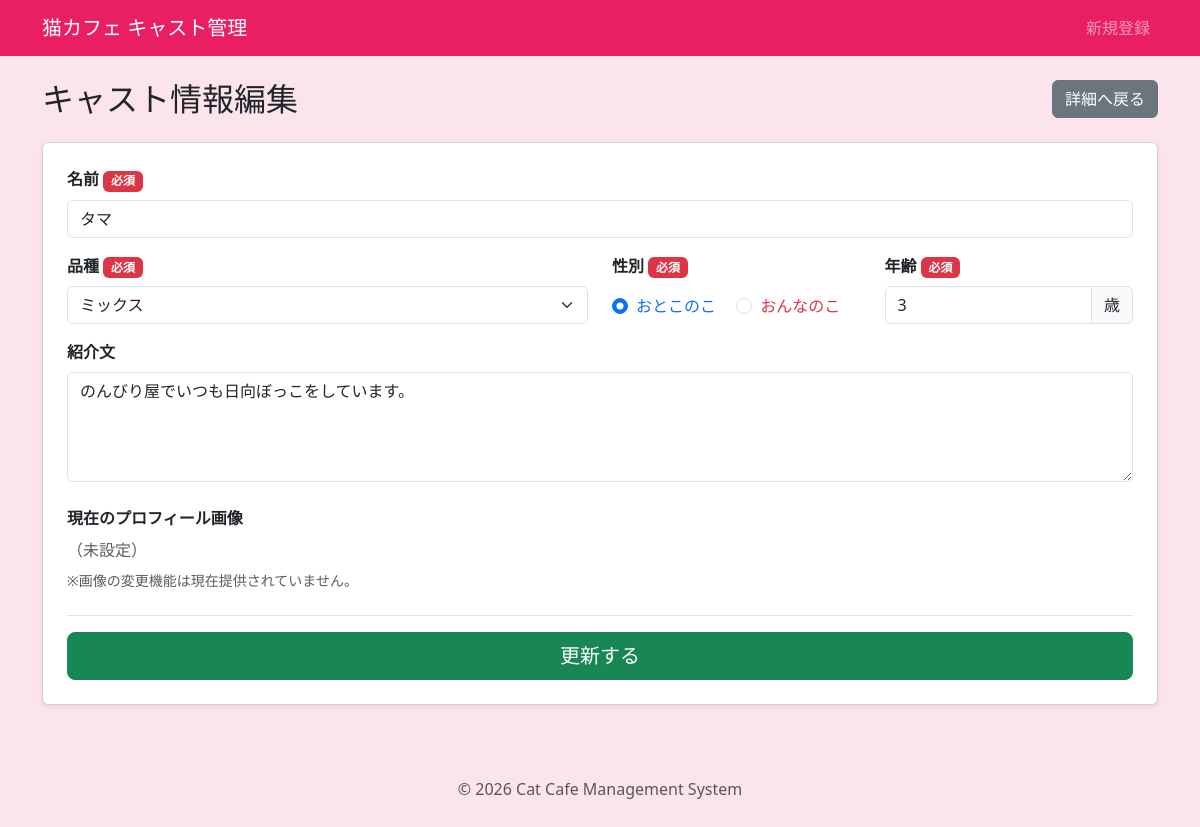
The page /edit.php?id=1 on the database as committed earlier.
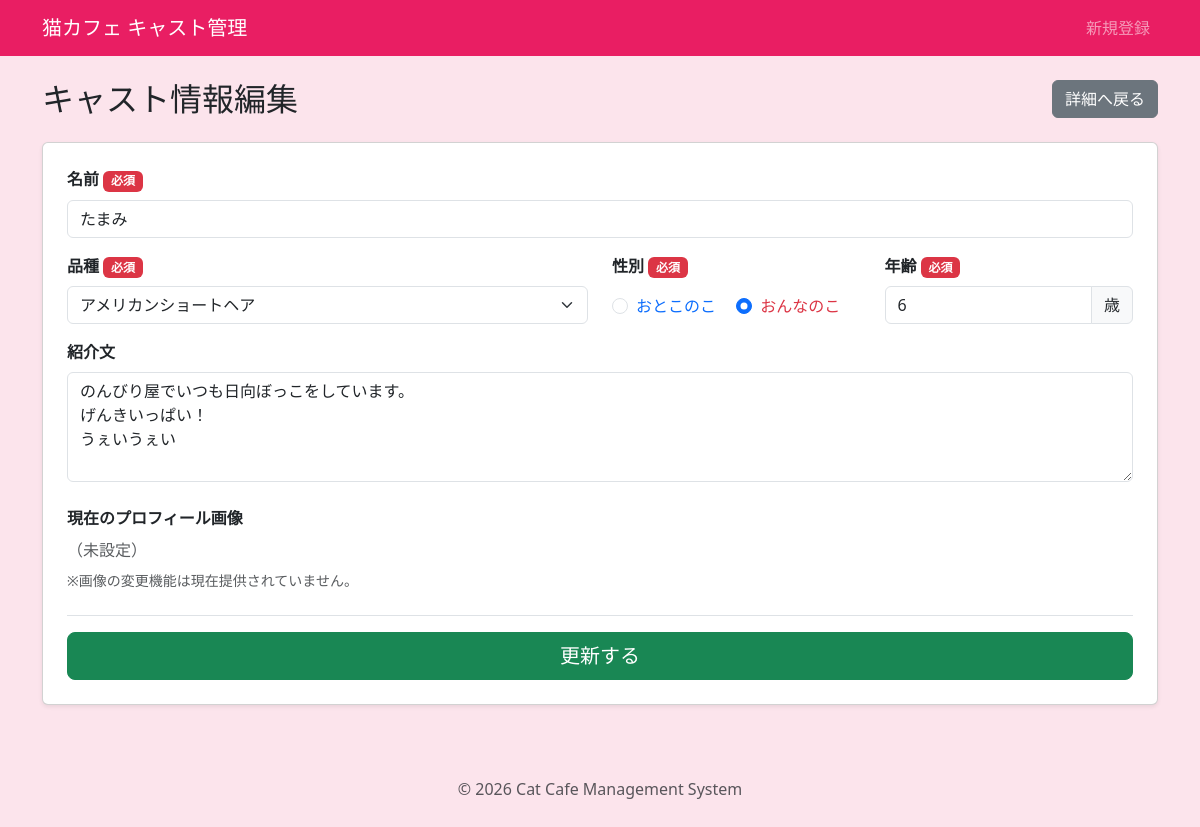
The same page on the database as committed later.
### tables this page shows
CREATE TABLE `cats` (
  `id` int(11) NOT NULL,
  `name` varchar(50) NOT NULL,
  `breed_id` int(11) NOT NULL,
  `gender` tinyint(4) NOT NULL COMMENT '1:おとこのこ 2:おんなのこ',
  `age` int(11) NOT NULL,
  `profile` text DEFAULT NULL,
  `image_name` varchar(255) DEFAULT NULL,
  `created_at` datetime DEFAULT current_timestamp(),
  `updated_at` datetime DEFAULT current_timestamp() ON UPDATE current_timestamp()
);

### inc/functions.php (called while the page is built, shortened)
<?php
function h($string)
{
  return htmlspecialchars($string, ENT_QUOTES, 'UTF-8');
}

### edit.php (the view, shortened to what this page needs)
<?php
require_once './inc/functions.php';
$id = $_GET['id'] ?? '';
$db = db_connect();
$cat = null;
$breeds = [];
try {
  $sql = 'SELECT * FROM cats WHERE id = :id';
  $stmt = $db->prepare($sql);
  $stmt->bindParam(':id', $id, PDO::PARAM_INT);
  $stmt->execute();
  $cat = $stmt->fetch(PDO::FETCH_ASSOC);
  $sql_breeds = 'SELECT * FROM breeds ORDER BY id ASC';
  $stmt_breeds = $db->prepare($sql_breeds);
  $stmt_breeds->execute();
  $breeds = $stmt_breeds->fetchAll(PDO::FETCH_ASSOC);
} catch (PDOException $e) {
  exit('データの取得に失敗しました: ' . h($e->getMessage()));
}
$name              = $_SESSION['form_data']['name'] ?? $cat['name'];
$breed_id          = $_SESSION['form_data']['breed_id'] ?? $cat['breed_id'];
$gender            = $_SESSION['form_data']['gender'] ?? $cat['gender'];
$age               = $_SESSION['form_data']['age'] ?? $cat['age'];
$profile           = $_SESSION['form_data']['profile'] ?? $cat['profile'];
require_once 'inc/header.php';
?>
<div class="d-flex justify-content-between align-items-center mb-4">
  <h2 class="mb-0">キャスト情報編集</h2>
  <a href="detail.php?id=<?php echo h($cat['id']); ?>" class="btn btn-secondary">詳細へ戻る</a>
</div>
<div class="card shadow-sm mb-5">
  <div class="card-body p-4">
    <form action="edit_do.php" method="POST">
      <div class="row mb-3">
        <div class="col-md-12">
          <label for="name" class="form-label fw-bold">名前 <span class="badge bg-danger">必須</span></label>
          <input type="text" class="form-control" id="name" name="name" value="<?php echo h($name); ?>" required>
        </div>
      </div>
      <div class="row mb-3">
        <div class="col-md-6 mb-3 mb-md-0">
          <label for="breed_id" class="form-label fw-bold">品種 <span class="badge bg-danger">必須</span></label>
          <select class="form-select" id="breed_id" name="breed_id" required>
            <?php foreach ($breeds as $breed): ?>
              <option value="<?php echo h($breed['id']); ?>" <?php echo $breed_id == $breed['id'] ? 'selected' : ''; ?>>
                <?php echo h($breed['name']); ?>
              </option>
            <?php endforeach; ?>
          </select>
        </div>
        <div class="col-md-3 mb-3 mb-md-0">
          <label class="form-label d-block fw-bold">性別 <span class="badge bg-danger">必須</span></label>
          <div class="form-check form-check-inline mt-2">
            <input class="form-check-input" type="radio" name="gender" id="gender_male" value="1" <?php echo $gender == '1' ? 'checked' : ''; ?>>
            <label class="form-check-label text-primary" for="gender_male">おとこのこ</label>
          </div>
          <div class="form-check form-check-inline">
            <input class="form-check-input" type="radio" name="gender" id="gender_female" value="2" <?php echo $gender == '2' ? 'checked' : ''; ?>>
            <label class="form-check-label text-danger" for="gender_female">おんなのこ</label>
          </div>
        </div>
        <div class="col-md-3">
          <label for="age" class="form-label fw-bold">年齢 <span class="badge bg-danger">必須</span></label>
          <div class="input-group">
            <input type="number" class="form-control" id="age" name="age" min="0" max="30" value="<?php echo h($age); ?>" required>
            <span class="input-group-text">歳</span>
          </div>
        </div>
      </div>
      <div class="mb-4">
        <label for="profile" class="form-label fw-bold">紹介文</label>
        <textarea class="form-control" id="profile" name="profile" rows="4"><?php echo h($profile); ?></textarea>
      </div>
      <div class="mb-4">
        <label class="form-label d-block fw-bold">現在のプロフィール画像</label>
        <?php if (!empty($cat['image_name']) && file_exists('images/' . $cat['image_name'])): ?>
          <img src="images/<?php echo h($cat['image_name']); ?>" alt="現在のアバター" class="img-thumbnail" style="max-height: 150px;">
        <?php else: ?>
          <span class="text-muted">（未設定）</span>
        <?php endif; ?>
        <p class="text-muted small mt-2">※画像の変更機能は現在提供されていません。</p>
      </div>
      <div class="d-grid pt-3 border-top">
        <button type="submit" class="btn btn-success btn-lg">更新する</button>
      </div>
    </form>
  </div>
</div>
<?php require_once 'inc/footer.php'; ?>

Rows that differ between the two databases and show on the page:
changed cats: name "タマ" → "たまみ"; breed_id "ミックス" → "アメリカンショートヘア"; gender "☑ おとこのこ" → "☐ おとこのこ"; gender "☐ おんなのこ" → "☑ おんなのこ"; age "3" → "6"; profile "のんびり屋でいつも日向ぼっこをしています。" → "のんびり屋でいつも日向ぼっこをしています。 げんきいっぱい！ うぇいうぇい"
